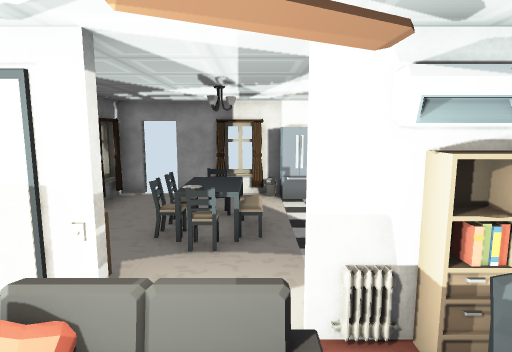
view 1 (above)

16 first-person views from a walk through a 3-D level made in the Unity game engine. The camera is 1.5 m above the floor, tilts 8° down and sees 75° across. The floor is counted in squares, 1 m on a side. Each view is taken from the middle of a square. On the plan, view 1 faces up. The plan holds only what a view shows up to about 15 squares ahead; the rest is blank. The place goes on beyond the plan. Some animated figures are not drawn. Door leaves are left out, so doorways stand open. Some surface patterns are stand-ins.

view 2
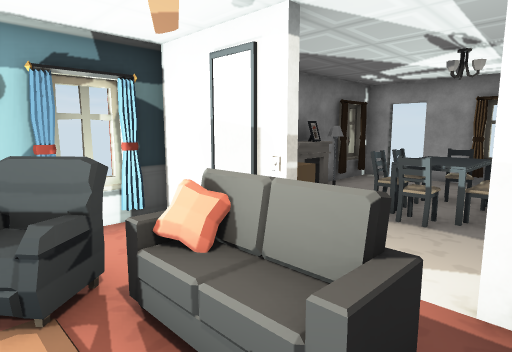

view 3
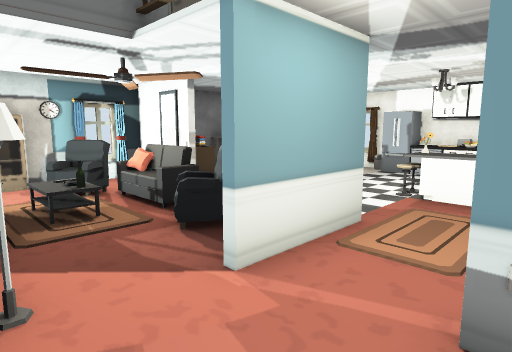

view 4
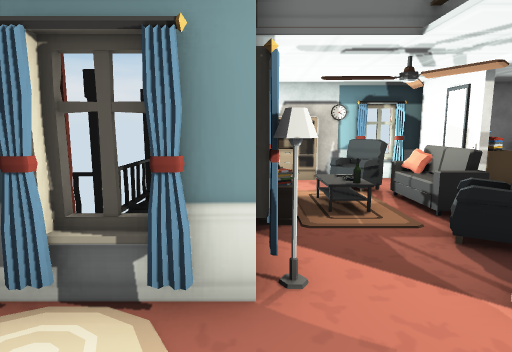

view 5
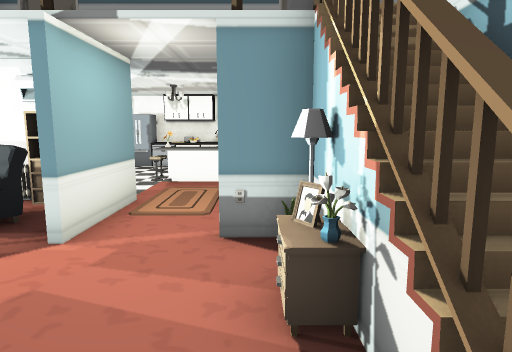

view 6
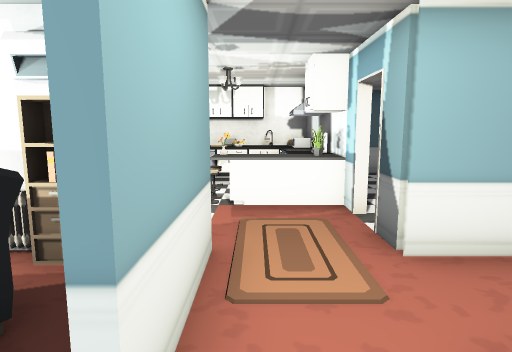

view 7
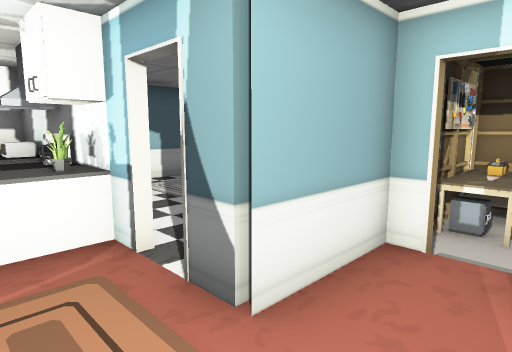

view 8
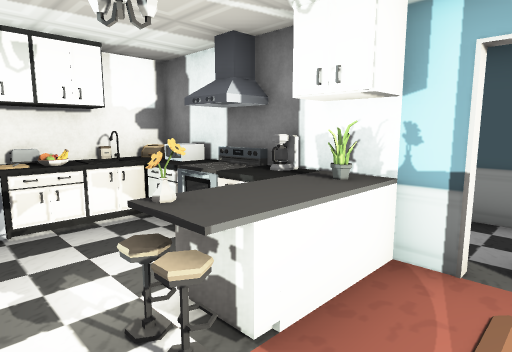

view 9
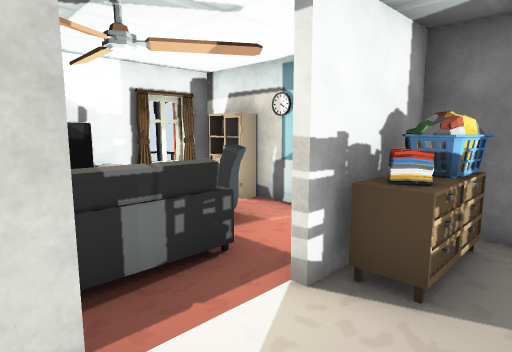

view 10
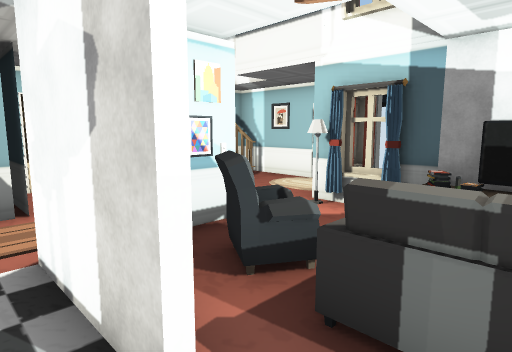

view 11
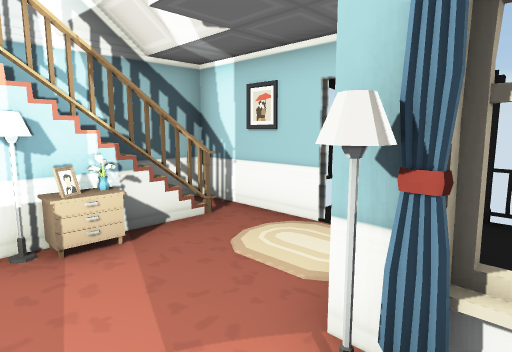

view 12
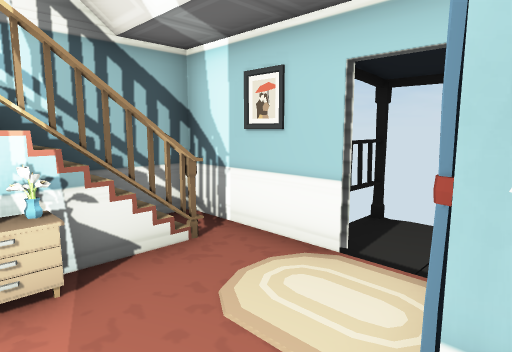

view 13
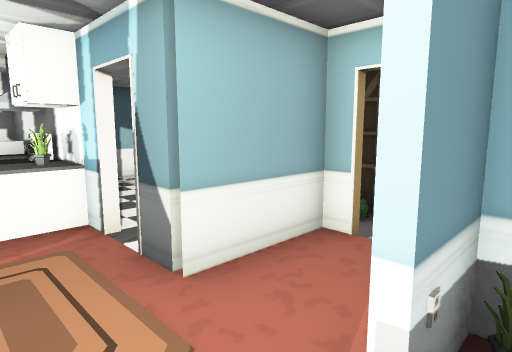

view 14
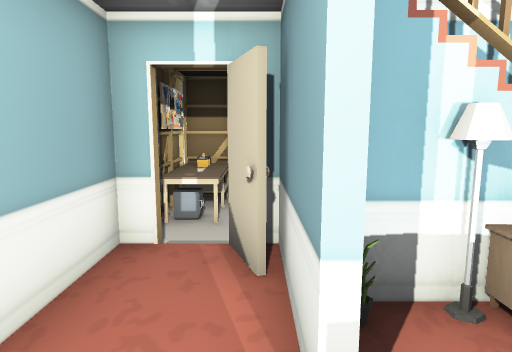

view 15
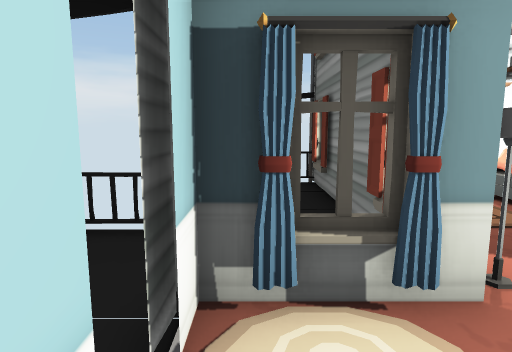

view 16
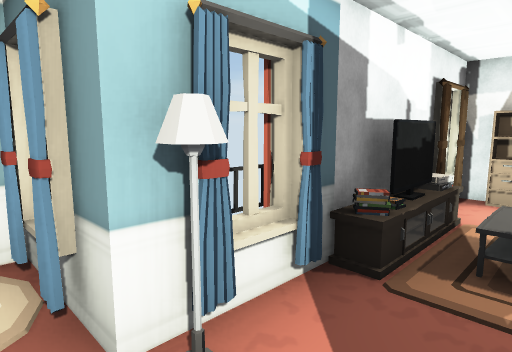

### Floor plan
Points are (right, up) in squares from view 1. A wall is a line through its corners. A room is listed if a view was taken in it or the views show most of it. See-through windows are left out.
Room 1 (views 1, 2, 3, 4, 5, 6, 7, 8, 9, 10, 11, 12, 13, 14, 15, 16)
walls: (2.4, 3.2) (3.5, 3.2) (3.5, 1.4); (-2.9, 3) (-4.2, 3); (1.5, -2) (2.5, -2); (5.8, 2.8) (5.8, 3.7); (3.2, -2.4) (3.2, -4.5); (3.4, -2.4) (3.5, -2.8); (3.5, -2.5) (3.5, -4); (-4.2, 1.1) (-4.2, -0.2); (-4.2, 3.2) (-2.4, 3.2); (-2.4, -2.3) (-3.4, -2.3); (5.8, 4.7) (5.8, 5.5); (2.9, -3.7) (3.5, -3.7) (3.4, -4.1); (6.8, -0.6) (6.8, 0.5) (5.4, 0.5); (2.9, -4.3) (2.9, -3.4); (-4.2, 6.4) (-4.2, 1.3); (3.5, -4.5) (4, -4.5); (3.5, -4.7) (4, -4.7); (5.8, 7.4) (5.8, 10.5) (-2.5, 10.5); (6.8, -3.8) (6.8, -2.4); (-0.9, 10.8) (-0.9, 10.2) (-1.3, 10.4); (-3.9, 9.7) (-4.6, 9.7); (8.2, -4.5) (8.2, -2); (-4.2, 10.5) (-4.2, 8.9)
ways out: opening at (6, 2); open door at (-3, 11); gap at (6, 5)
objects: other object (-4, -5); other object (-4, -4) to (-4, -3); shelf (-4, -1); fireplace (-4, 7); lamp (-4, 8); sofa (-3, 0) to (-2, 1); other object (-3, 4); other object (-2, -5) to (-2, -4); other object (-2, -2); rug (-2, -1) to (1, -1); sofa (-2, 1) to (0, 2); other object (-2, 3); dresser (-2, 4); chair (-2, 6); chair (-2, 7); other object (-1, -5) to (0, -4); TV (-1, -2); other object (-1, 3); chair (-1, 5) to (-1, 6); chair (-1, 8); other object (0, -2); chair (0, 6) to (0, 7); other object (0, 10); other object (1, -6) to (1, -5); other object (1, -2); sofa (1, 1) to (2, 2); other object (1, 3); fridge (1, 10) to (2, 10); other object (2, -7); shelf (2, 3); other object (2, 6); other object (3, -5); lamp (3, -2); other object (3, 1); other object (3, 6); other object (3, 10); counter (4, 6); other object (4, 10); other object (5, -5); other object (5, -1); other object (5, 5); counter (5, 6); counter (5, 7); oven (5, 8); other object (5, 9); other object (5, 10); other object (6, -6); other object (6, -5); dresser (6, -1); other object (6, 0); other object (6, 7); other object (7, -2); lamp (7, -1)

Where each view was taken, in squares from view 1:
view 1: 0 up, 0 right, facing up
view 2: 0 up, 1 right, facing up-left
view 3: 2 down, 6 right, facing up-left
view 4: 2 down, 6 right, facing left
view 5: 4 down, 6 right, facing up
view 6: 1 down, 4 right, facing up
view 7: 1 up, 4 right, facing up-right
view 8: 4 up, 2 right, facing up-right
view 9: 5 up, 1 right, facing down-left
view 10: 4 up, 1 left, facing down-right
view 11: 0 up, 2 right, facing down-right
view 12: 1 down, 3 right, facing down-right
view 13: 0 up, 4 right, facing up-right
view 14: 1 up, 4 right, facing right
view 15: 4 down, 6 right, facing left
view 16: 0 up, 4 right, facing down-left
